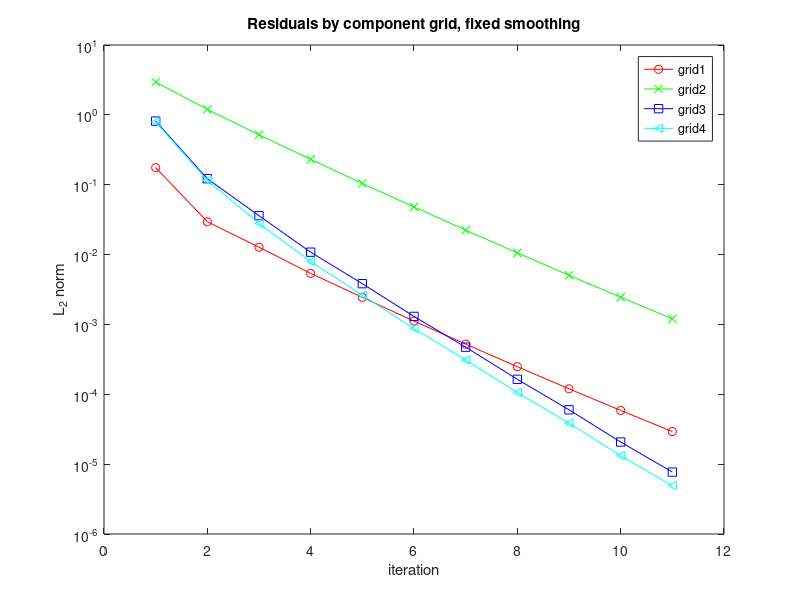

Recreate this plot in MATLAB.
t=[1 2 3 4 5 6 7 8 9 10 11 ];
defect=[2.386e+01 8.674e+00 3.817e+00 1.812e+00 8.551e-01 4.039e-01 1.904e-01 8.976e-02 4.493e-02 2.347e-02 1.237e-02 ];
clf
set(gca,'FontSize',16);
plot(t,defect,'r-o');
title('Multigrid Convergence');
ylabel('maximum residual');
xlabel('multigrid cycle');
set(gca,'YScale','log');
grid on
legend('Grid: ellipsoid2.bbmg.','BC: DDDDDD+PPIIDI+IIIIDI+IIIIDI.','Second-order accurate.','6.5e+05 points. 3 levels.','ave CR=0.429, ECR=0.83');
% pause
% print -deps2 residual.eps


defect0=[1.757e-01 2.951e-02 1.275e-02 5.380e-03 2.439e-03 1.117e-03 5.228e-04 2.483e-04 1.198e-04 5.874e-05 2.929e-05 ];
defect1=[2.943e+00 1.198e+00 5.189e-01 2.306e-01 1.044e-01 4.804e-02 2.240e-02 1.058e-02 5.059e-03 2.450e-03 1.204e-03 ];
defect2=[8.134e-01 1.219e-01 3.601e-02 1.082e-02 3.833e-03 1.303e-03 4.727e-04 1.638e-04 5.997e-05 2.074e-05 7.695e-06 ];
defect3=[7.903e-01 1.157e-01 2.787e-02 7.957e-03 2.617e-03 8.703e-04 3.095e-04 1.059e-04 3.867e-05 1.319e-05 4.933e-06 ];
plot(t,defect0,'r-o',t,defect1,'g-x',t,defect2,'b-s',t,defect3,'c-<');
title('Residuals by component grid, fixed smoothing');
ylabel('L_2 norm');
legend('grid1','grid2','grid3','grid4');
xlabel('iteration');
set(gca,'YScale','log');
% pause
% print -deps2 residualByGrid.eps
